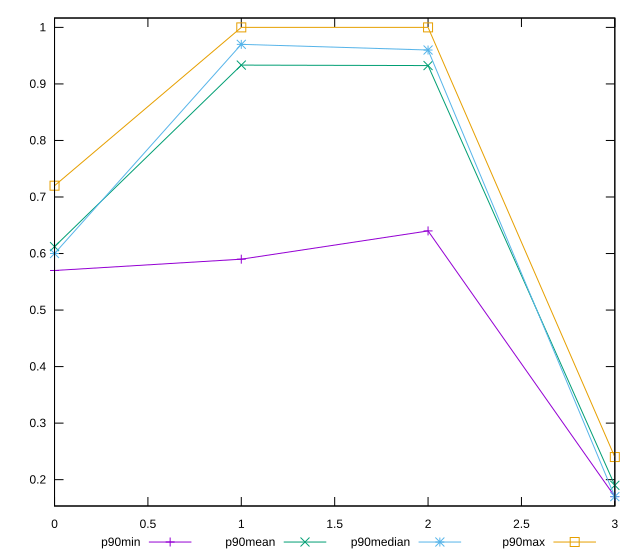

Recreate this plot in gnuplot.
reset

$p90Min <<EOF
0 0.57
1 0.59
2 0.64
3 0.17
EOF

$p90Mean <<EOF
0 0.6122340425531917
1 0.9332978723404253
2 0.9324731182795699
3 0.19000000000000003
EOF

$p90Median <<EOF
0 0.6
1 0.97
2 0.96
3 0.17
EOF

$p90Max <<EOF
0 0.72
1 1
2 1
3 0.24
EOF

set key outside below
set xrange [0:3]
set yrange [0.1534:1.0166]
set trange [0.1534:1.0166]
set terminal svg size 640, 560 enhanced background rgb 'white'
set output "report/report_00029_2021-02-24T13-36-40.390Z/meta/score/progression/value.svg"

plot $p90Min title "p90min" with linespoints, \
     $p90Mean title "p90mean" with linespoints, \
     $p90Median title "p90median" with linespoints, \
     $p90Max title "p90max" with linespoints

reset
